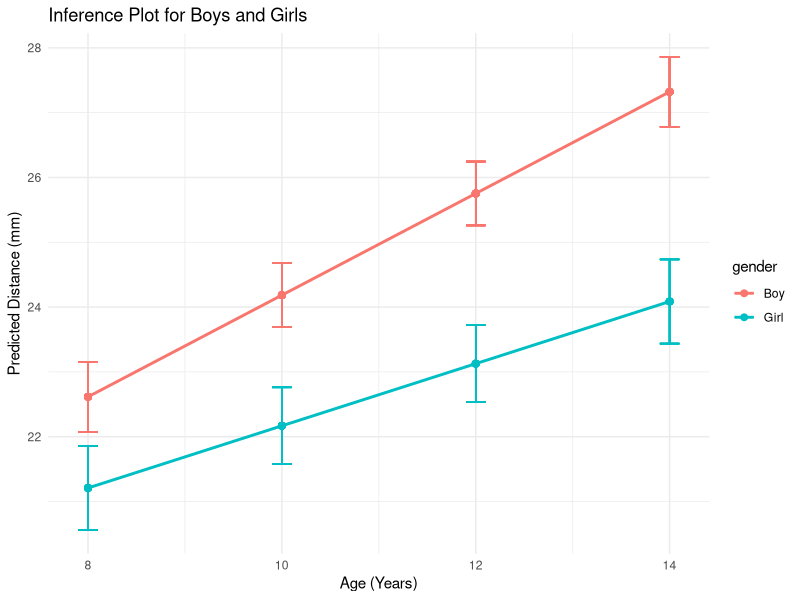

Write R code to recreate this figure.
## ---- chunk 1

# Load the data 
setwd('/Users/yangan/Desktop/M236/M236-Lab/hw4')

options(scipen = 999)

# Load necessary libraries
library(ggplot2)
library(dplyr)
library(lme4)

# Load the Dental data
dental_data <- read.table("Dental.txt", header = TRUE, sep = "\t")
## ---- chunk 2
Xi_a <- matrix(1, nrow = 8, ncol = 1)  # 4 observations each for boy and girl
Xi_a
## ---- chunk 3
Xi_b <- matrix(c(1, 0, 1, 0, 1, 0, 1, 0,  # Boy's data
                 1, 1, 1, 1, 1, 1, 1, 1), # Girl's data
               nrow = 8, byrow = TRUE)
Xi_b
## ---- chunk 4
times <- c(8, 10, 12, 14)  # Same times for both boy and girl
Xi_c <- rbind(cbind(1, times), cbind(1, times))  # Combine both individuals
Xi_c
## ---- chunk 5
Xi_d <- rbind(
  cbind(1, times, 0),  # Boy's data (sex = 0)
  cbind(1, times, 1)   # Girl's data (sex = 1)
)
Xi_d
## ---- chunk 6
times <- c(8, 10, 12)  # Adjusted times
Xi_e <- rbind(
  cbind(1, times, 0),  # Boy's data
  cbind(1, times, 1)   # Girl's data
)
Xi_e
## ---- chunk 7
Xi_f <- rbind(
  cbind(1, times, 0, times^2, 0),  # Boy's data
  cbind(1, times, 1, times^2, 1)   # Girl's data
)
Xi_f
## ---- chunk 8
# Fit the models
# Load the package
library(lme4)

# (1a) No time trend, no gender effect
model_1a <- lmer(distance ~ 1 + (1 | id), data = dental_data)

# (1b) Different level by gender, no time trend
model_1b <- lmer(distance ~ gender + (1 | id), data = dental_data)

# (1c) Time trend, same for both groups
model_1c <- lmer(distance ~ age + (1 | id), data = dental_data)

# (1d) Time trend different for each group
model_1d <- lmer(distance ~ age * gender + (1 | id), data = dental_data)

# Summary of models
summary(model_1a)
summary(model_1b)
summary(model_1c)
summary(model_1d)
## ---- chunk 9
Xi_unstructured_1 <- matrix(c(1, 0, 0, 0, 0,
                              1, 1, 0, 0, 0,
                              1, 1, 1, 0, 0,
                              1, 1, 1, 1, 0,
                              1, 1, 1, 1, 1), byrow = TRUE, ncol = 5)
Xi_unstructured_1
## ---- chunk 10
Xi_unstructured_2 <- diag(5)
Xi_unstructured_2
## ---- chunk 11
# Load necessary packages
library(lme4)
library(dplyr)

# Fit the models
model_1a <- lmer(distance ~ 1 + (1 | id), data = dental_data)
model_1b <- lmer(distance ~ gender + (1 | id), data = dental_data)
model_1c <- lmer(distance ~ gender + age + (1 | id), data = dental_data)
model_1d <- lmer(distance ~ age * gender + (1 | id), data = dental_data)
model_1f <- lmer(distance ~ age * gender + I(age^2) * gender + (1 | id), data = dental_data)

# Function to extract summary information for fixed effects
extract_fixed_effects <- function(model, model_name) {
  summary_data <- summary(model)$coefficients
  data.frame(
    Model = model_name,
    Term = rownames(summary_data),
    Estimate = summary_data[, "Estimate"],
    Std_Error = summary_data[, "Std. Error"],
    t_value = summary_data[, "t value"],
    stringsAsFactors = FALSE
  )
}

# Extract fixed effects for each model
model_1a_summary <- extract_fixed_effects(model_1a, "Model 1a")
model_1b_summary <- extract_fixed_effects(model_1b, "Model 1b")
model_1c_summary <- extract_fixed_effects(model_1c, "Model 1c")
model_1d_summary <- extract_fixed_effects(model_1d, "Model 1d")
model_1f_summary <- extract_fixed_effects(model_1f, "Model 1f")

# Combine summaries into one table
model_table <- bind_rows(model_1a_summary, model_1b_summary, model_1c_summary, model_1d_summary, model_1f_summary)

# Display the table
print(model_table)
## ---- chunk 12
# Extract AIC values for each model
model_aic <- c(AIC(model_1a), AIC(model_1b), AIC(model_1c), AIC(model_1d), AIC(model_1f))

# Find the model with the lowest AIC
best_model <- which.min(model_aic)

# Display the AIC values and best model
print(model_aic)
print(best_model)

# Extract the best model
best_model_summary <- extract_fixed_effects(get(paste0("model_1", letters[best_model])), paste0("Model 1", letters[best_model]))

# Display the summary of the best model
print(best_model_summary)

## ---- chunk 13
# Perform an F-test for the joint significance
anova(model_1c, model_1d)
## ---- chunk 14
# Load necessary packages
library(lme4)
library(ggplot2)
library(dplyr)

# Fit the model with age, gender, and interaction term
model <- lmer(distance ~ age * gender + (1 | id), data = dental_data)

# Use the original dataset for predictions, assuming all age-gender combinations are present
dental_data$fit <- predict(model, re.form = NA, se.fit = TRUE)$fit
dental_data$se.fit <- predict(model, re.form = NA, se.fit = TRUE)$se.fit

# Plot using the original dataset
ggplot(dental_data, aes(x = age, y = fit, color = gender, group = gender)) +
  geom_line(linewidth = 1) +
  geom_point(size = 2) +
  geom_errorbar(aes(ymin = fit - se.fit, ymax = fit + se.fit), width = 0.2) +
  labs(title = "Inference Plot for Boys and Girls", x = "Age (Years)", y = "Predicted Distance (mm)") +
  theme_minimal()


## ---- chunk 15
# Fit the most complex model
model_complex <- lmer(distance ~ age + gender + I(age^2) + age:gender + I(age^2):gender + (1 | id), data = dental_data)
summary(model_complex)
## ---- chunk 16
# Perform an F-test to compare the two models
anova(model_1d, model_complex)
